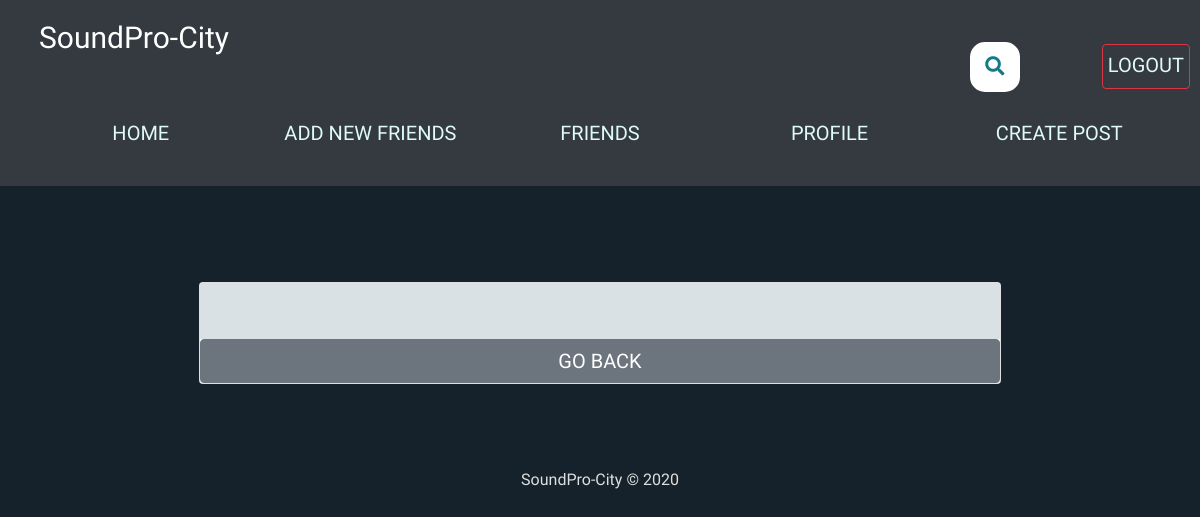
Before: /edit-tracks/maxstone/ (signed in) with the older database file.
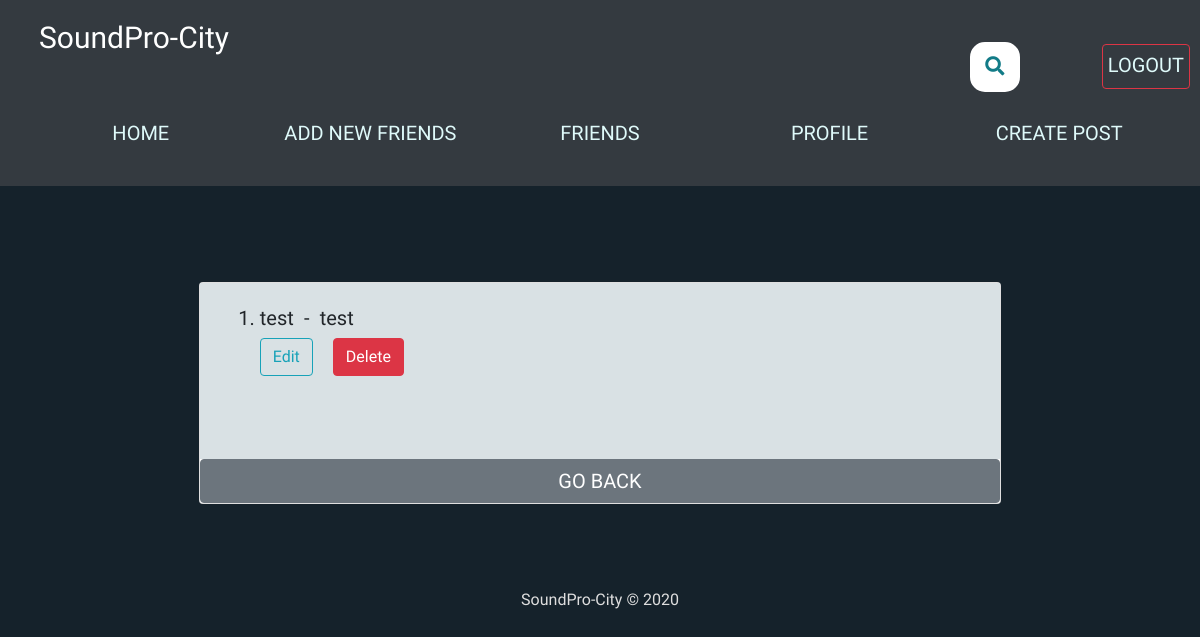
After: the same page with the newer database file.
### feed/models.py (models this page shows, shortened)
class Music(models.Model):
	track = models.FileField(upload_to='path/to/audio')
	title = models.TextField(max_length=50)
	artwork = models.ImageField(upload_to='path/to/img')
	artist_name = models.TextField(max_length=50)
	artist = models.ForeignKey(User, on_delete=models.CASCADE)
	date_posted = models.DateTimeField(default=timezone.now)

### feed/views.py (the view)
# urls.py: path('edit-tracks/<slug:slug>/', views.edit_tracks, name='edit_tracks'),
@login_required
def edit_tracks(request, slug):
    p = request.user.profile
    you = p.user
    music = Music.objects.all().filter(artist=you).order_by('-date_posted')
    context={
        'u': you,
        'music': music,
        }
    return render(request, 'feed/edit_tracks.html', context)

### feed/templates/feed/edit_tracks.html (shortened to what this page needs)
{% extends "feed/layout.html" %}
{% load static %}
{% load crispy_forms_tags %}
{% block searchform %}
<div class="container2">
<link rel="stylesheet" href="https://use.fontawesome.com/releases/v5.3.1/css/all.css"
integrity="sha384-mzrmE5qonljUremFsqc01SB46JvROS7bZs3IO2EmfFsd15uHvIt+Y8vEf7N7fWAU">
<form class="searchbar" action="{% url 'search_posts' %}" method="get"">
  <button id="search_btn" type="submit">
  <i class="fa fa-search"></i>
  </button>
</form>
</div>
{% endblock searchform %}
{% block content %}
<br><br>
<div class="container">
    <div class="row">
      <div class="col-sm-12 col-md-9 col-lg-9 mx-auto">
        <div class="card card-signin my-5">
          <div class="card-body item-names">
          {% if request.user == u %}
            <ol>
          {% for items in music %}
              <li class="edit-item-names">{{items.title}}&ensp;-&ensp;{{ items.artist_name }}</li>
              <br>
              <div class="track-edit-delete-buttons">
          <small>
          <a class="btn btn-danger float-right track-delete-button edit-and-delete-buttons"
              href="{% url 'track-delete' items.pk %}"
              >Delete</a></small>
          <small>
          <a class="btn btn-outline-info float-right edit-song-button edit-and-delete-buttons"
              href="{% url 'edit-song' items.pk u.username %}"
              >Edit</a></small>
              </div>
          <br /><br />
          {% endfor %}
            </ol>
          {% endif %}
        </div>
        <a class="btn btn-secondary btn-block text-uppercase update_profile" href="{% url 'my_profile' user.profile.slug %}">Go Back</a>
    </div>
    </div>
    </div>
    </div>
</div>
{% endblock content %}

Changed rows visible on the page:
added Music: title "test", artist_name "test"
